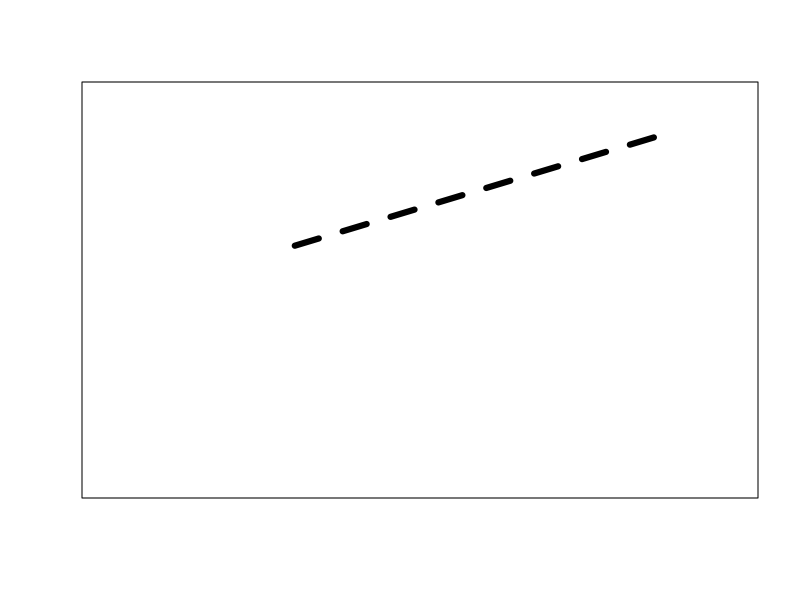

Generate this figure with R: (Note: this script raises an error after producing the figure.)
#
## Data
#dataS1 <- read.csv("Data/Scenario 1.csv")
#dataS2 <- read.csv("Data/Scenario 2.csv")
#dataS3 <- read.csv("Data/Scenario 3.csv")
#
## Figures
#Cols <- c("lightblue", "lightpink", "purple", "orange", "forestgreen")
#windows(8, 6)
#par(mgp=c(2.2, 1, 0), xaxs="i", yaxs="i", lwd=2, mar=c(3.5, 3.5, 1, 1), mfrow=c(1, 1))
plot(0, 0, type="n",
     xaxt="n", yaxt="n", xlab=NA, ylab=NA,
     xlim=c(-10, 0), ylim=c(-10, 0), cex.lab=1.3)

curve(0.49*x-0.42, -7, -1, lty=2, add=T, lwd=6)

points(subset(dataS1, h3==25 & d<=10, select=c("P50", "pxgs50")), type="l", col=Cols[3])
#points(subset(dataS1, h3==100 & d<=10, select=c("P50", "pxgs50")), type="l", lty=2, col=Cols[3])
points(subset(dataS2, k==0.05 & MAP==1825 & pkx==0.5 & h3==25 & d<=10, select=c("P50", "pxgs50")), type="l", col=Cols[4])
points(subset(dataS2, k==0.05 & MAP==1825 & pkx==0.5 & h3==100 & d<=10, select=c("P50", "pxgs50")), type="l", lty=2, col=Cols[4])
points(subset(dataS2, pkx==0.25 & d<=10, select=c("P50", "pxgs50")), type="l", lwd=1, col=Cols[4])
points(subset(dataS2, pkx==0.75 & d<=10, select=c("P50", "pxgs50")), type="l", lwd=4, col=Cols[4])
points(subset(dataS3, k==0.05 & MAP==1825, select=c("P50", "pxmin")), type="l", col=Cols[5])

text(-10*0.965, -10*0.035, "b)", cex=1.3)
axis(1, xlim=c(-10, 0), pos=-10, lwd=2, at=c(-10, -5, 0))
mtext(expression(psi[x50]~(MPa)),side=1,line=3.1, cex=1.3)
axis(2, ylim=c(-10, 0), pos=-10, lwd=2, at=c(-10, -5, 0))
mtext(expression(psi[x*", "*italic(g[s]*50)]~(MPa)),side=2,line=1.8, cex=1.3)
abline(a=0, b=1, lwd=1, lty=3)
legend("bottomright", c("Klein 2014"), lty=2, lwd=6, col="black")
#legend("bottomleft", legend=c("I", "II", "III"), title="Scenario", lty=c(1), col=Cols[3:5], bg="white")
#legend("bottom", legend=c("25", "100"), title=expression(beta), lty=c(1, 2), col=Cols[4])
#legend("bottomright", legend=c("25%", "50%", "75%"), title=expression(italic(p[k[x]])), lty=1, lwd=c(1, 2, 4), col=Cols[4])
box()

#dev.copy2pdf(file = "Figures/P50 vs pxgs50.pdf")
